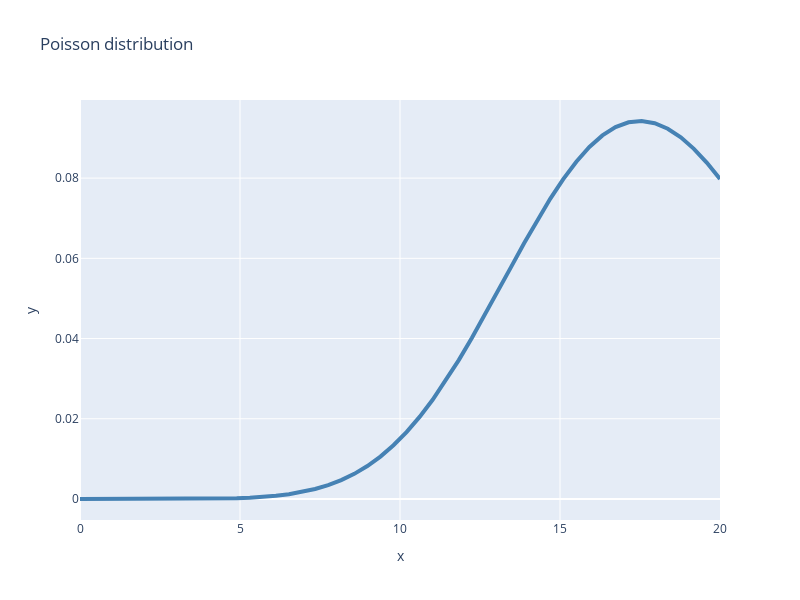

Notebook code cell kept with this figure:
### Code cell
theta = 18
y_range_steps = 20
y =  np.linspace(0,y_range_steps)
p_theta = (theta**y * np.exp(-theta)) / factorial(y)
fig = px.line(x=y, y=p_theta, color_discrete_sequence=["steelblue"], 
                  height=600, width=800, title="Poisson distribution")
fig.data[0].line['width'] = 4
fig.show()

### Figure 1 — Plotly figure (JSON) as saved in the notebook; plotly's stock layout.template omitted (floating-point values rounded to 4 significant figures)
{"data": [{"hovertemplate": "x=%{x}<br>y=%{y}<extra></extra>", "legendgroup": "", "line": {"color": "steelblue", "dash": "solid", "width": 4}, "mode": "lines", "name": "", "showlegend": false, "type": "scatter", "x": [0, 0.4082, 0.8163, 1.224, 1.633, 2.041, 2.449, 2.857, 3.265, 3.673, 4.082, 4.49, 4.898, 5.306, 5.714, 6.122, 6.531, 6.939, 7.347, 7.755, 8.163, 8.571, 8.98, 9.388, 9.796, 10.2, 10.61, 11.02, 11.43, 11.84, 12.24, 12.65, 13.06, 13.47, 13.88, 14.29, 14.69, 15.1, 15.51, 15.92, 16.33, 16.73, 17.14, 17.55, 17.96, 18.37, 18.78, 19.18, 19.59, 20], "xaxis": "x", "y": [1.523e-08, 5.587e-08, 1.723e-07, 4.697e-07, 1.165e-06, 2.673e-06, 5.748e-06, 1.169e-05, 2.262e-05, 4.188e-05, 7.453e-05, 0.0001279, 0.0002123, 0.0003417, 0.0005345, 0.000814, 0.001209, 0.001753, 0.002486, 0.003452, 0.004697, 0.00627, 0.008217, 0.01058, 0.0134, 0.01669, 0.02048, 0.02475, 0.02947, 0.03462, 0.04012, 0.04589, 0.05183, 0.05782, 0.06374, 0.06945, 0.07484, 0.07976, 0.0841, 0.08776, 0.09065, 0.09272, 0.09392, 0.09424, 0.0937, 0.09232, 0.09016, 0.0873, 0.08381, 0.0798], "yaxis": "y"}], "layout": {"height": 600, "legend": {"tracegroupgap": 0}, "title": {"text": "Poisson distribution"}, "width": 800, "xaxis": {"anchor": "y", "domain": [0, 1], "title": {"text": "x"}}, "yaxis": {"anchor": "x", "domain": [0, 1], "title": {"text": "y"}}}}
